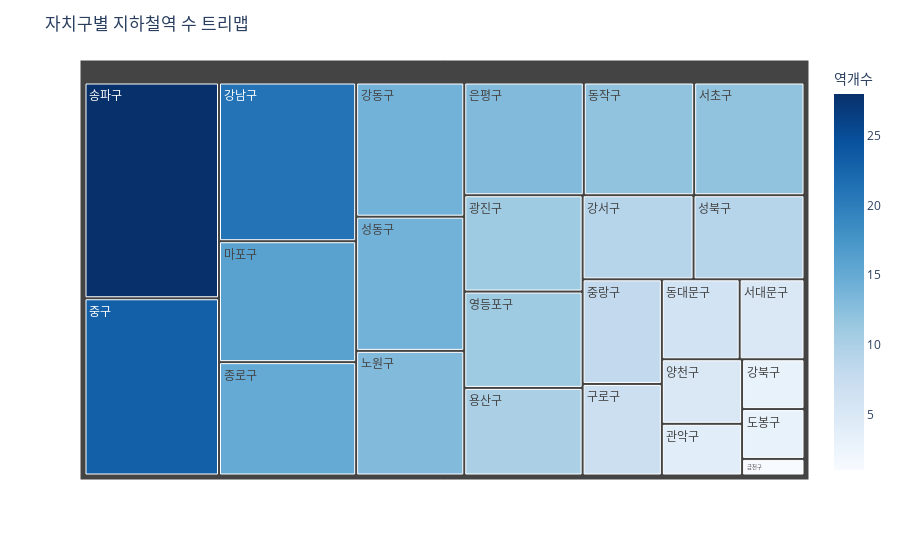

Write notebook code for a chart like this one.
### Code cell
train_2023_df = pd.DataFrame({
    '자치구': ['강남구', '강동구', '강북구', '강서구', '관악구', '광진구', '구로구', '금천구', '노원구', '도봉구', '동대문구', '동작구', '마포구', '서대문구', '서초구', '성동구', '성북구', '송파구', '양천구', '영등포구', '용산구', '은평구', '종로구',  '중구', '중랑구'],
    '역개수': [21, 14, 3, 9, 4, 11, 7, 1, 13, 3, 6, 12, 16, 5, 12, 14, 9, 28, 5, 11, 10, 13, 15, 23, 8]
})
# 트리맵 시각화
fig = px.treemap(train_2023_df, path=['자치구'], values='역개수', color='역개수', color_continuous_scale='Blues')

# 제목 설정
fig.update_layout(title='자치구별 지하철역 수 트리맵')

# 그래프 출력
fig.show()

### Figure 1 — Plotly figure (JSON) as saved in the notebook; plotly's stock layout.template omitted (floating-point values rounded to 4 significant figures)
{"data": [{"branchvalues": "total", "customdata": [[21], [14], [3], [9], [4], [11], [7], [1], [13], [3], [6], [12], [16], [5], [12], [14], [9], [28], [5], [11], [10], [13], [15], [23], [8]], "domain": {"x": [0, 1], "y": [0, 1]}, "hovertemplate": "labels=%{label}<br>역개수_sum=%{value}<br>parent=%{parent}<br>id=%{id}<br>역개수=%{color}<extra></extra>", "ids": ["강남구", "강동구", "강북구", "강서구", "관악구", "광진구", "구로구", "금천구", "노원구", "도봉구", "동대문구", "동작구", "마포구", "서대문구", "서초구", "성동구", "성북구", "송파구", "양천구", "영등포구", "용산구", "은평구", "종로구", "중구", "중랑구"], "labels": ["강남구", "강동구", "강북구", "강서구", "관악구", "광진구", "구로구", "금천구", "노원구", "도봉구", "동대문구", "동작구", "마포구", "서대문구", "서초구", "성동구", "성북구", "송파구", "양천구", "영등포구", "용산구", "은평구", "종로구", "중구", "중랑구"], "level": "db85e6", "marker": {"coloraxis": "coloraxis", "colors": [21, 14, 3, 9, 4, 11, 7, 1, 13, 3, 6, 12, 16, 5, 12, 14, 9, 28, 5, 11, 10, 13, 15, 23, 8]}, "name": "", "parents": ["", "", "", "", "", "", "", "", "", "", "", "", "", "", "", "", "", "", "", "", "", "", "", "", ""], "type": "treemap", "values": [21, 14, 3, 9, 4, 11, 7, 1, 13, 3, 6, 12, 16, 5, 12, 14, 9, 28, 5, 11, 10, 13, 15, 23, 8]}], "layout": {"autosize": true, "coloraxis": {"colorbar": {"title": {"text": "역개수"}}, "colorscale": [[0, "rgb(247,251,255)"], [0.125, "rgb(222,235,247)"], [0.25, "rgb(198,219,239)"], [0.375, "rgb(158,202,225)"], [0.5, "rgb(107,174,214)"], [0.625, "rgb(66,146,198)"], [0.75, "rgb(33,113,181)"], [0.875, "rgb(8,81,156)"], [1, "rgb(8,48,107)"]]}, "legend": {"tracegroupgap": 0}, "margin": {"t": 60}, "title": {"text": "자치구별 지하철역 수 트리맵"}}}
